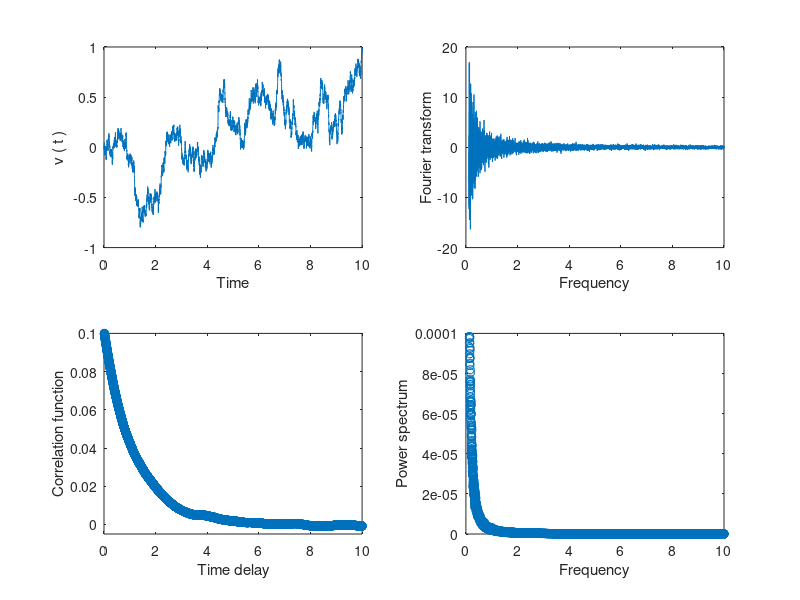

The MATLAB source for this figure:
clc
clear all
format long

D = 0.1;
gama = 1;
in=0;fn=10;
dt = 0.001;
endstep =(fn-in)/dt;
tspan=in:dt:fn;

v0 = 0;
realization = 100;
L= 10000;
Fs = 20;
NFFT = 2^nextpow2(L);
f = Fs/2*linspace(0,1,NFFT/2);

v = zeros(realization,L);
v(:,1) = v0;


for i=1:realization
    
    noise = wgn(1,endstep+1,2*D);
    
    for j=1:endstep
        v(i,j+1) = v(i,j)*(1-gama*dt)+sqrt(2*D*dt)*noise(j); 
    end  
   
    Fourier(i,:) = fft(v(i,:),NFFT)*dt;
    PS(i,:) = Fourier(i,:).*conj(Fourier(i,:));
    C(i,:) = ifft(PS(i,:));
    
end

PowerS = sum(PS)/(L*dt*realization);
Cor = sum(C);

%%%%%%%%%%%%%%%%%%%%%%%%%%%%%%%%%%%%%%%%%%%%%%%%%%%%%%%%
subplot(2,2,1);
plot(tspan,v(1,:));
xlabel('Time');ylabel('v ( t )');
%%%%%%%%%%%%%%%%%%%%%%%%%%%%%%%%%%%%%%%%%%%%%%%%%%%%%%%%%
subplot(2,2,2);
plot(f(100:length(f)),300*Fourier(1,100:NFFT/2));
xlabel('Frequency');ylabel(' Fourier transform ');
%%%%%%%%%%%%%%%%%%%%%%%%%%%%%%%%%%%%%%%%%%%%%%%%%%%%%%%%%
subplot(2,2,3);
plot(f(10:length(f)),Cor(10:NFFT/2),'o');
xlabel('Time delay');ylabel('Correlation function');
axis([0 10 -0.005 0.1]);
%%%%%%%%%%%%%%%%%%%%%%%%%%%%%%%%%%%%%%%%%%%%%%%%%%%%%%%%%
subplot(2,2,4);
plot(f(100:NFFT/2),PowerS(100:NFFT/2),'o');
xlabel('Frequency');ylabel('Power spectrum');
axis([0 10 0 0.0001]);
